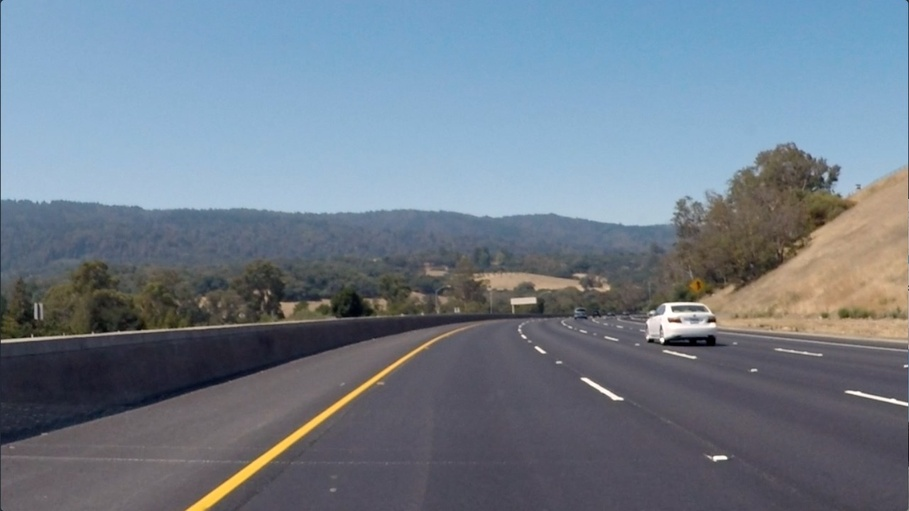
#> input picture images/curved_lane.jpg, 909 x 511 px, shrunk from 1280 x 720 before the run
$ jupyter execute FilterOperation.ipynb   (shell and % lines are left out)
#> lines starting #> are read from the running program, lines starting #| are printed output that depends on the picture; after the words box and inside, x2 and y2 are one past the last pixel; in counts of white or black regions, pixels touching at a corner belong together
[cell 1]
import numpy as np
import matplotlib.pyplot as plt
import matplotlib.image as mpimg
import cv2

[cell 2]
image = mpimg.imread("images/curved_lane.jpg")
#> image is the input picture: shape (511, 909, 3); mean R, G, B 112.1, 125, 138.7

plt.imshow(image)

[cell 3]
gray = cv2.cvtColor(image, cv2.COLOR_RGB2GRAY)
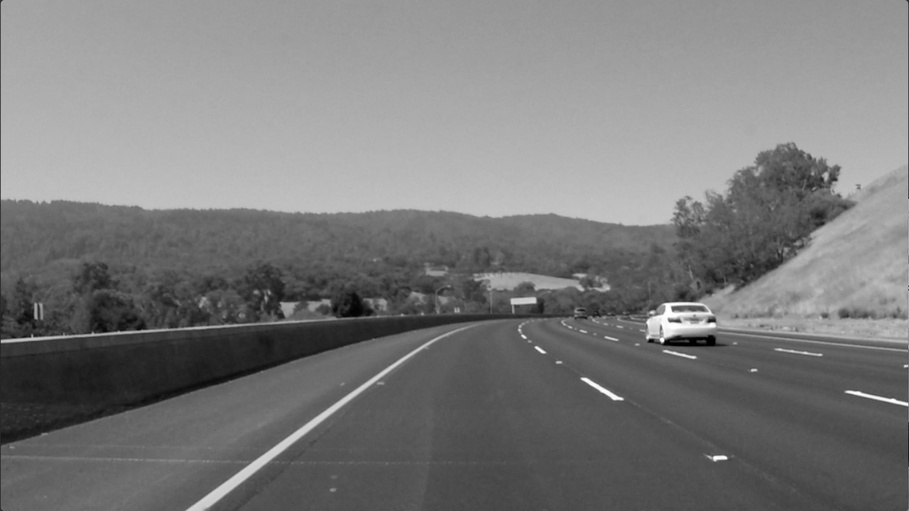
#> gray: shape (511, 909); min 0, max 255, mean 122.7

plt.imshow(gray, cmap='gray')

[cell 4]
sobel_filter = np.array([[-1,-2,-1],
                         [0,0,0],
                         [1,2,1]])

filter_image = cv2.filter2D(gray, -1, sobel_filter)
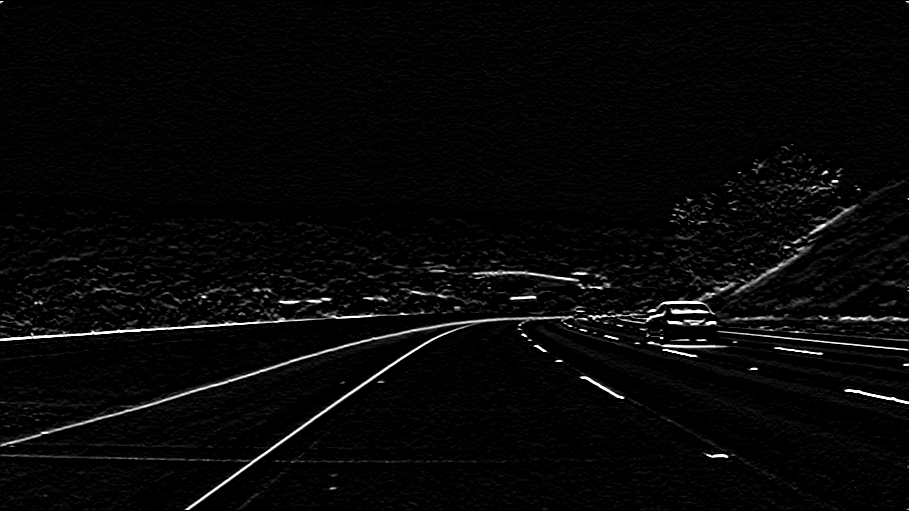
#> filter_image: shape (511, 909); min 0, max 255, mean 7.4

plt.imshow(filter_image, cmap='gray')

## Gaussian Blur

[cell 5]
human_brain = cv2.imread('images/brain.jpg')
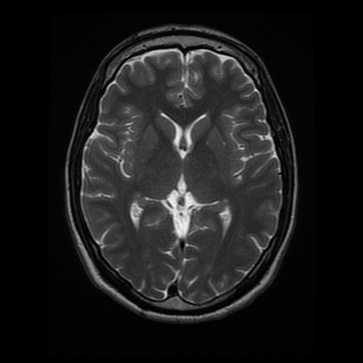
#> input picture images/brain.jpg, 363 x 363 px, shrunk from 512 x 512 before the run
#> human_brain is the input picture: shape (363, 363, 3); min 0, max 249, mean 26.9
plt.imshow(human_brain)

[cell 6]
# Make a copy of the brain
brain = np.copy(human_brain)

# Change color to RGB (from BGR)
brain = cv2.cvtColor(brain, cv2.COLOR_BGR2RGB)

plt.imshow(brain)

[cell 7]
# Convert to grayscale for filtering
gray = cv2.cvtColor(brain, cv2.COLOR_RGB2GRAY)
#> gray: shape (363, 363)

# Create a Gaussian blurred image
gray_blur = cv2.GaussianBlur(gray, (9, 9), 0)

f, (ax1, ax2) = plt.subplots(1, 2, figsize=(10,5))

ax1.set_title('original gray')
ax1.imshow(human_brain, cmap='gray')

ax2.set_title('blurred image')
ax2.imshow(gray_blur, cmap='gray')

[cell 8]
# High-pass filter

# 3x3 sobel filters for edge detection
sobel_x = np.array([[ -1, 0, 1],
                   [ -2, 0, 2],
                   [ -1, 0, 1]])


sobel_y = np.array([[ -1, -2, -1],
                   [ 0, 0, 0],
                   [ 1, 2, 1]])


# Filter the orginal and blurred grayscale images using filter2D
filtered = cv2.filter2D(gray, -1, sobel_x)

filtered_blurred = cv2.filter2D(gray_blur, -1, sobel_y)
f, (ax1, ax2) = plt.subplots(1, 2, figsize=(15,10))

ax1.set_title('sobel x filtered')
ax1.imshow(filtered, cmap='gray')

ax2.set_title('sobel y filtered')
ax2.imshow(filtered_blurred, cmap='gray')

## Threshhold  adjust

[cell 9]
# Create threshold that sets all the filtered pixels to white
# Above a certain threshold

retval, binary_image = cv2.threshold(filtered_blurred, 50, 255, cv2.THRESH_BINARY)
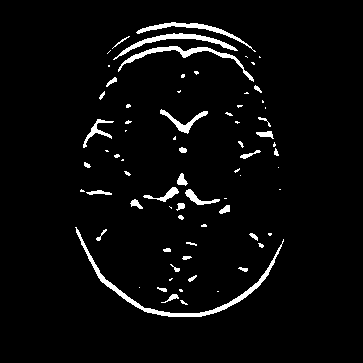
#> binary_image: shape (363, 363); 3.9% white; 73 white regions (38 under 20 px), largest, box (x1, y1, x2, y2) and area: (75, 227, 284, 317) 1141, (118, 46, 254, 82) 631, (113, 33, 238, 60) 576

plt.imshow(binary_image, cmap='gray')

## laplacian edge filter

[cell 10]
# laplacian, edge filter
laplacian=np.array([[0, 1, 0],
                    [1,-4, 1],
                    [0, 1, 0]])


filter_image = cv2.filter2D(gray, -1, laplacian)
#> filter_image: shape (363, 363)

plt.imshow(filter_image, cmap='gray')

[cell 11]
retval, binary_image = cv2.threshold(filter_image, 10, 255, cv2.THRESH_BINARY)
#> binary_image: shape (363, 363); 9.6% white in thin lines or dots, all inside (x1, y1, x2, y2) = (63, 22, 303, 326)

plt.imshow(binary_image, cmap='gray')

## Canny edge detection

[cell 12]
# Try Canny using "wide" and "tight" thresholds

wide = cv2.Canny(gray, 30, 100)
#> wide: shape (363, 363); 9.2% white in thin lines or dots, all inside (x1, y1, x2, y2) = (64, 23, 298, 325)
tight = cv2.Canny(gray, 200, 240)
#> tight: shape (363, 363); 4.3% white in thin lines or dots, all inside (x1, y1, x2, y2) = (65, 25, 298, 319)


# Display the images
f, (ax1, ax2) = plt.subplots(1, 2, figsize=(15,10))

ax1.set_title('wide')
ax1.imshow(wide, cmap='gray')

ax2.set_title('tight')
ax2.imshow(tight, cmap='gray')

[cell 13]
sun_flower = cv2.imread('images/flower.jpg')
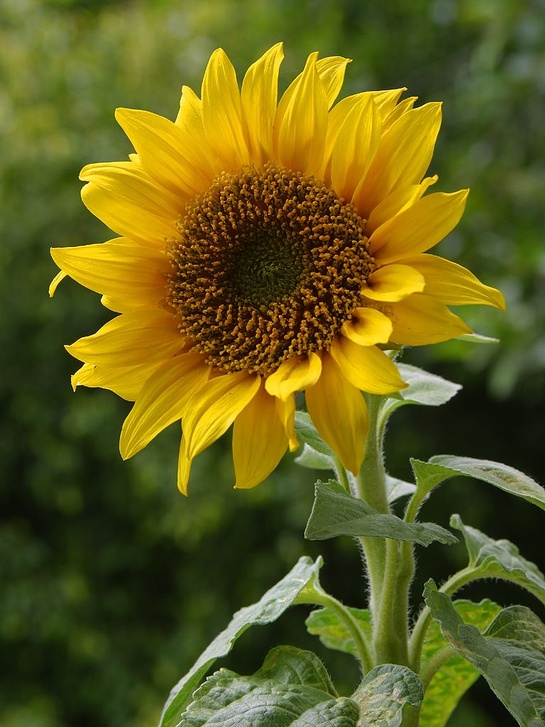
#> input picture images/flower.jpg, 545 x 727 px, shrunk from 768 x 1024 before the run
#> sun_flower is the input picture: shape (727, 545, 3); mean B, G, R 28, 94.7, 98.3

flower = np.copy(sun_flower)

flower = cv2.cvtColor(flower, cv2.COLOR_BGR2RGB)

plt.imshow(flower)

[cell 14]
flower = cv2.cvtColor(flower, cv2.COLOR_RGB2GRAY)
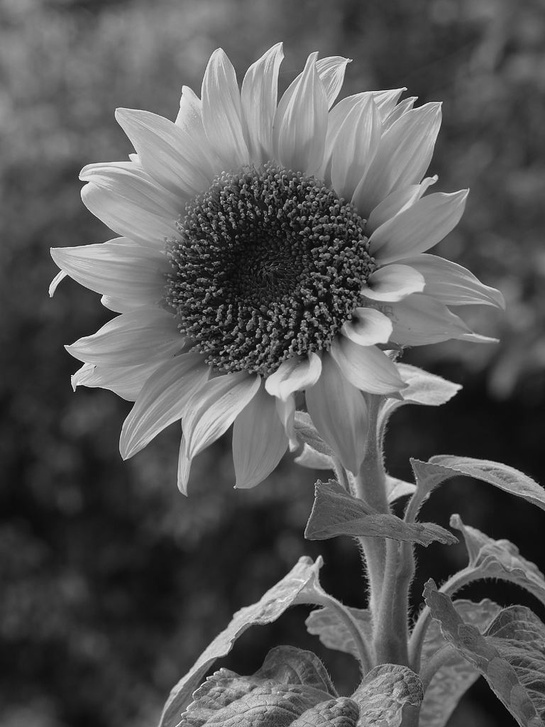
#> flower: shape (727, 545); min 2, max 248, mean 88.1
lower_threshold = 30
upper_threshold = 100
edge = cv2.Canny(flower,lower_threshold,upper_threshold)
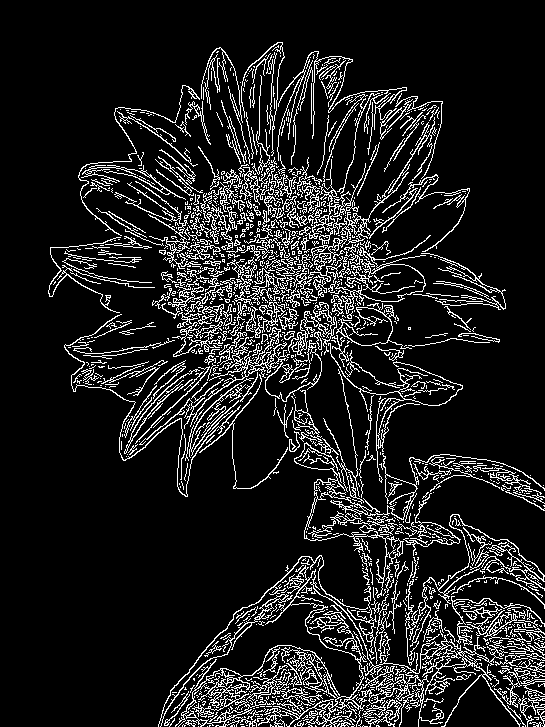
#> edge: shape (727, 545); 12% white in thin lines or dots, all inside (x1, y1, x2, y2) = (48, 42, 545, 727)
plt.imshow(edge, cmap='gray')

[cell 15]
cat1 = cv2.imread('images/cellphone.jpg')
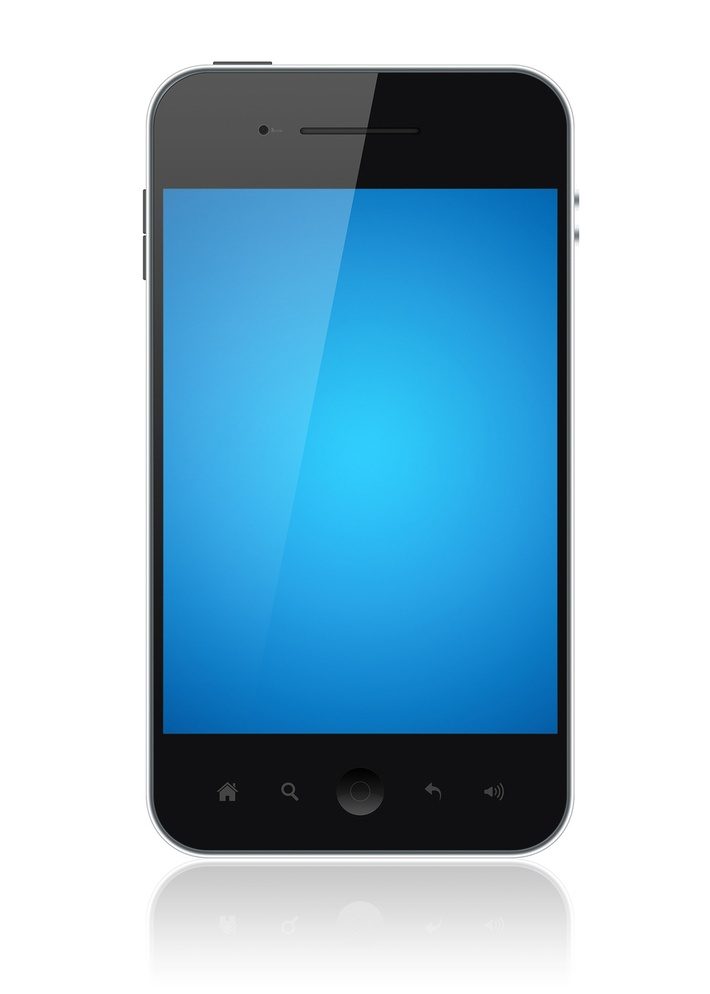
#> input picture images/cellphone.jpg, 710 x 994 px, shrunk from 1000 x 1400 before the run
#> cat1 is the input picture: shape (994, 710, 3); mean B, G, R 207.3, 187.9, 152.3
cat1 = cv2.cvtColor(cat1, cv2.COLOR_BGR2RGB)

cat = np.copy(cat1)

cat = cv2.cvtColor(cat, cv2.COLOR_RGB2GRAY)
lower_threshold = 50
upper_threshold = 100
edge = cv2.Canny(cat,lower_threshold,upper_threshold)
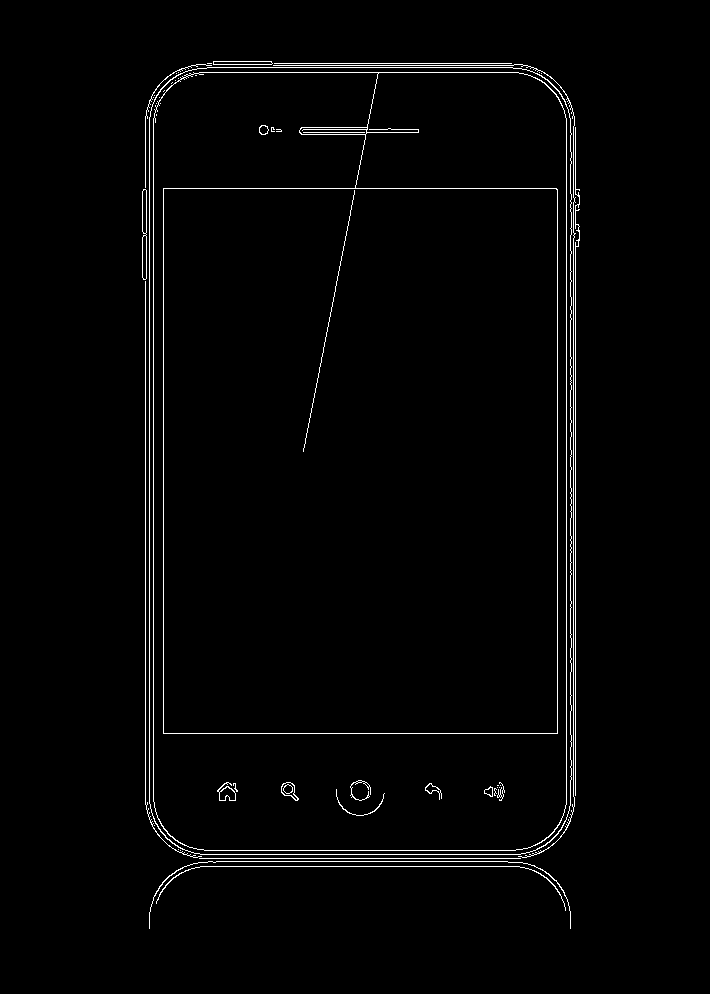
#> edge: shape (994, 710); 1.8% white in thin lines or dots, all inside (x1, y1, x2, y2) = (142, 61, 580, 929)
plt.imshow(edge, cmap='gray')

## Hough line transform

[cell 16]
# Define the Hough transform parameters
# Make a blank the same size as our image to draw on
rho = 1
theta = np.pi/180
threshold = 10
min_line_length = 100
max_line_gap = 5

line_image = np.copy(cat1) #creating an image copy to draw lines on

# Run Hough on the edge-detected image
lines = cv2.HoughLinesP(edge, rho, theta, threshold, np.array([]),
                        min_line_length, max_line_gap)
#> lines = 25 rows, first 6: [145, 804, 145, 279], [149, 803, 149, 117], [570, 511, 570, 306], [575, 795, 575, 242], [193, 72, 518, 72], [573, 796, 573, 126]


# Iterate over the output "lines" and draw lines on the image copy
for line in lines:
    for x1,y1,x2,y2 in line:
        cv2.line(line_image,(x1,y1),(x2,y2),(255,0,0),5)
#> this loop made 25 passes
#> line on passes 1 to 12: [[145, 804, 145, 279]], [[149, 803, 149, 117]], [[570, 511, 570, 306]], [[575, 795, 575, 242]], [[193, 72, 518, 72]], [[573, 796, 573, 126]], [[204, 850, 515, 850]], [[163, 733, 163, 188]], [[566, 804, 566, 118]], [[557, 733, 557, 189]], [[207, 67, 512, 67]], [[153, 801, 153, 118]]
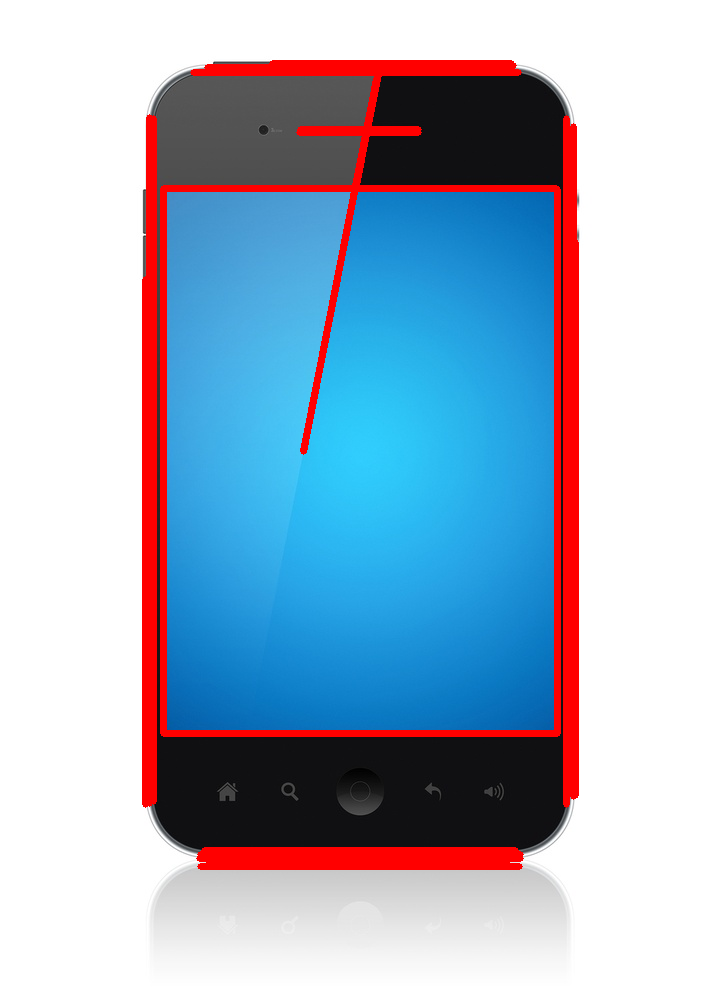
#> line_image: shape (994, 710, 3); mean R, G, B 162.4, 178.7, 197.3

plt.imshow(line_image)
